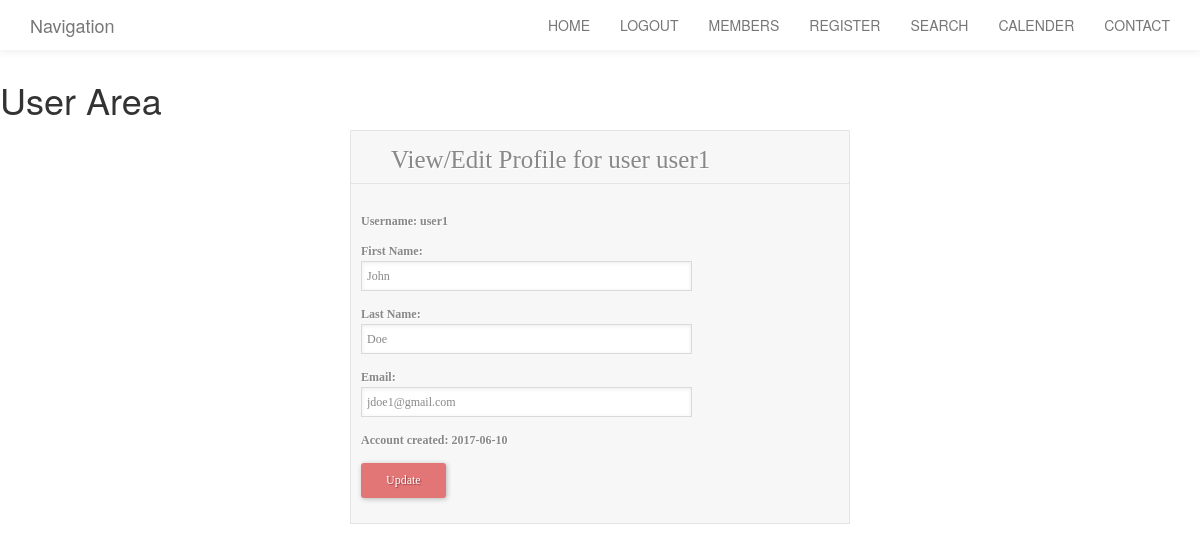
Page /members.php (signed in) on the committed database.
### tables this page shows
CREATE TABLE user_account (
    id int NOT NULL AUTO_INCREMENT,
    sid int NOT NULL,
    userName varchar(255) NOT NULL,
    firstName varchar(255) DEFAULT NULL,
    lastName varchar(255) DEFAULT NULL,
    email varchar(255) NOT NULL,
    password varchar(255) NOT NULL,
    acctCreationDate date,
    accessLevel int NOT NULL,
    PRIMARY KEY (id),
    FOREIGN KEY (sid) REFERENCES shelter_account(id) ON DELETE CASCADE,
    UNIQUE KEY (userName, email)
);

### members.php (the view, shortened to what this page needs)
<?php
include "base.php";
?>
<!DOCTYPE html>
<html>
<head>
    <link rel="stylesheet" href="https://maxcdn.bootstrapcdn.com/bootstrap/3.3.7/css/bootstrap.min.css">
    <link rel="stylesheet" href="https://maxcdn.bootstrapcdn.com/bootstrap/3.3.7/css/bootstrap-theme.min.css">
    <link rel="stylesheet" href="https://maxcdn.bootstrapcdn.com/bootstrap/3.3.7/css/bootstrap.min.css">
    <link rel="stylesheet" href="style.css" type="text/css" />
</head>
<body>
    <div class="navbar navbar-default navbar-fixed-top" role="navigation">
        <div class="container">
            <div class="navbar-header">
                <a href="#home" class="navbar-brand smoothScroll">Navigation</a>
            </div>
            <div class="collapse navbar-collapse">
                <ul class="nav navbar-nav navbar-right">
                    <li><a href="home.php" class="smoothScroll">HOME</a></li>
<?php if(!empty($_SESSION['LoggedIn']) && !empty($_SESSION['Username']) && $_SESSION['AccessLevel'] >= 5){  ?>
                    <li><a href="logout.php" class="smoothScroll">LOGOUT</a></li>
                    <li><a href="sheltermembers.php" class="smoothScroll">MEMBERS</a></li>
<?php }else if (!empty($_SESSION['LoggedIn']) && !empty($_SESSION['Username']) && $_SESSION['AccessLevel'] <= 1){ ?>
                    <li><a href="logout.php" class="smoothScroll">LOGOUT</a></li>
                    <li><a href="members.php" class="smoothScroll">MEMBERS</a></li>
<?php }else{ ?>
                    <li><a href="index1.php" class="smoothScroll">LOGIN</a></li>
<?php } ?>
                    <li><a href="registeruser.php" class="smoothScroll">REGISTER</a></li>
                    <li><a href="search_index.php" class="smoothScroll">SEARCH</a></li>
                    <li><a href="calender.php" class="smoothScroll">CALENDER</a></li>
                    <li><a href="contact.php" class="smoothScroll">CONTACT</a></li>
                </ul>
            </div>
        </div>
    </div>
<div id="main">
<?php
    if(!empty($_SESSION['LoggedIn']) && !empty($_SESSION['Username'])){
?>
    <h1>User Area</h1>
<form method="post" action="edituserprofile.php" class="basic-grey">
<?php
    echo "<h1>View/Edit Profile for user ".$_SESSION['Username']."</h1>\n";
?>
<?php
    $stmt = $mysqli->prepare("SELECT id, userName, firstName, lastName, email, acctCreationDate from user_account WHERE userName = '". $_SESSION['Username']."'");
    $stmt->execute();
    $stmt->bind_result($id, $username, $firstName, $lastName, $email, $acctCreation);
    while($stmt->fetch()){
    echo " <input type='hidden' name='id' value='".$id."' />\n"
        ."<label>Username: ".$username."</label><br />\n"
        ."<label for='firstName'>First Name:</label><input type='text' name='firstName' value='". $firstName ."' /><br />\n"
        ."<label for='lastName'>Last Name:</label><input type='text' name='lastName' value='". $lastName ."' /><br />\n"
        ."<label for='email'>Email:</label><input type='text' name='email' value='". $email ."' /><br />\n"
        ."<label>Account created: ".$acctCreation."</label><br />\n"
        ."<input type='submit' class='button' name='update' value='Update' />";
    }
?>
</form>
<?php
} else {
?>
    <h1> Not logged in</h1>
<?php
}
?>
</div>
</body>
</html>

### style.css (style rules this page uses)
.basic-grey { margin-left:auto; margin-right:auto; max-width: 500px; background: #F7F7F7; padding: 25px 15px 25px 10px; font: 12px Georgia, "Times New Roman", Times, serif; color: #888; text-shadow: 1px 1px 1px #FFF; border:1px solid #E4E4E4; }
.basic-grey h1 { font-size: 25px; padding: 0px 0px 10px 40px; display: block; border-bottom:1px solid #E4E4E4; margin: -10px -15px 30px -10px;; color: #888; }
.basic-grey label { display: block; margin: 0px; }
.basic-grey input[type="text"], .basic-grey input[type="password"], .basic-grey input[type="email"], .basic-grey textarea, .basic-grey select { border: 1px solid #DADADA; color: #888; height: 30px; margin-bottom: 16px; margin-right: 6px; margin-top: 2px; outline: 0 none; padding: 3px 3px 3px 5px; width: 70%; font-size: 12px; line-height:15px; box-shadow: inset 0px 1px 4px #ECECEC; -moz-box-shadow: inset 0px 1px 4px #ECECEC; -webkit-box-shadow: inset 0px 1px 4px #ECECEC; }
.basic-grey .button { background: #E27575; border: none; padding: 10px 25px 10px 25px; color: #FFF; box-shadow: 1px 1px 5px #B6B6B6; border-radius: 3px; text-shadow: 1px 1px 1px #9E3F3F; cursor: pointer; }
.navbar-default { background: #fff; border: none; box-shadow: 0px 2px 8px 0px rgba(50, 50, 50, 0.08); margin: 0 !important; }
#main { margin-top: 80px; }

### rows in the picture
user_account: userName "user1", firstName "John", lastName "Doe", email "jdoe1@gmail.com", acctCreationDate "2017-06-10"

### other values in the picture
$_SESSION['Username'] "user1"
